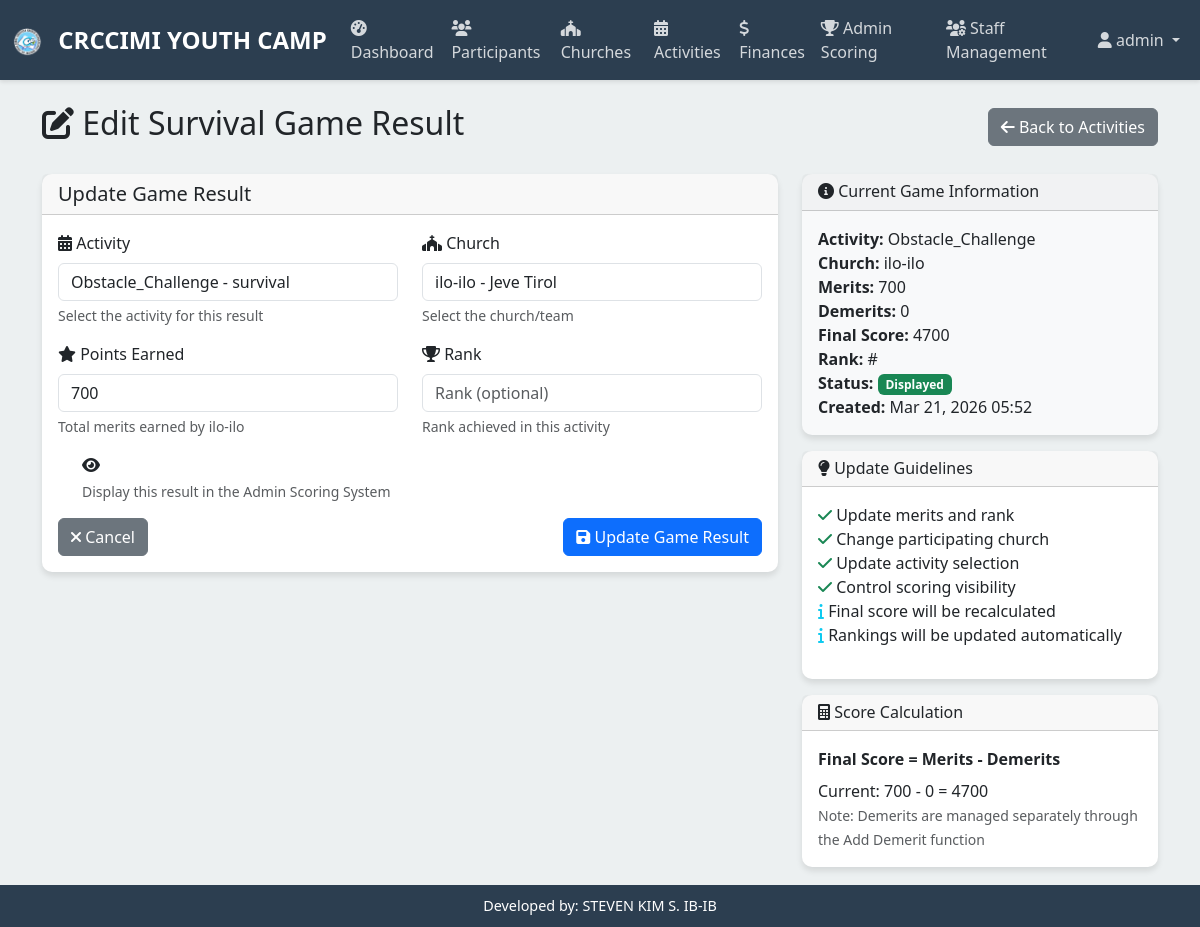
Screenshot of /activities/edit-survival-game/7/ (signed in) with the database file from the repository.
### youthcamp/models.py (models this page shows, shortened)
class SurvivalGameResult(models.Model):
    activity = models.ForeignKey(Activity, on_delete=models.CASCADE)
    church = models.ForeignKey(Church, on_delete=models.CASCADE)
    points_earned = models.PositiveIntegerField(default=0)
    rank = models.PositiveIntegerField(null=True, blank=True)
    display_in_scoring = models.BooleanField(default=False)
    created_at = models.DateTimeField(auto_now_add=True)
    updated_at = models.DateTimeField(auto_now=True)
    @property
    def total_demerits(self):
        return self.demerits.aggregate(total=models.Sum('points'))['total'] or 0
    @property
    def total_merits(self):
        return self.merits.aggregate(total=models.Sum('points'))['total'] or 0
    @property
    def final_score(self):
        return (self.points_earned + self.total_merits) - self.total_demerits

class Church(models.Model):
    name = models.CharField(max_length=200)
    host_pastor = models.CharField(max_length=200)
    created_at = models.DateTimeField(auto_now_add=True)
    updated_at = models.DateTimeField(auto_now=True)
    def __str__(self):
        return f"{self.name} - {self.host_pastor}"

class Activity(models.Model):
    ACTIVITY_TYPES = [
        ('vs_sports', 'VS Sports Game'),
        ('survival', 'Survival Game'),
    ]
    GAME_CHOICES = [
        ('basketball', 'Basketball'),
        ('volleyball', 'Volleyball'),
        ('soccer', 'Soccer'),
        ('badminton', 'Badminton'),
        ('obstacle_challenge', 'Obstacle Challenge'),
        ('team_survival', 'Team Survival'),
        ('scavenger_hunt', 'Scavenger Hunt'),
        ('relay_race', 'Relay Race'),
    ]
    name = models.CharField(max_length=200)
    activity_type = models.CharField(max_length=20, choices=ACTIVITY_TYPES)
    game_type = models.CharField(max_length=50, choices=GAME_CHOICES)
    description = models.TextField(blank=True)
    created_at = models.DateTimeField(auto_now_add=True)
    created_by = models.ForeignKey('auth.User', on_delete=models.SET_NULL, null=True, blank=True)
    def __str__(self):
        return f"{self.game_type.title()} - {self.name}"

### youthcamp/views.py (the view)
# urls.py: path('activities/edit-survival-game/<int:result_id>/', views.edit_survival_game_view, name='edit_survival_game'),
@login_required
def edit_survival_game_view(request, result_id):
    if not request.user.is_staff and not request.user.is_superuser:
        messages.error(request, 'You do not have permission to edit game results.')
        return redirect('activities')
    result = get_object_or_404(SurvivalGameResult, id=result_id)
    if request.method == 'POST':
        form = SurvivalGameResultForm(request.POST, instance=result)
        if form.is_valid():
            updated_result = form.save()
            messages.success(request, f'Survival Game result for "{updated_result.activity.game_type.title}" has been updated successfully!')
            return redirect('activities')
        else:
            messages.error(request, 'Please correct the errors below.')
    else:
        form = SurvivalGameResultForm(instance=result)
    return render(request, 'edit_survival_game.html', {'form': form, 'result': result, 'user': request.user})

### youthcamp/forms.py
class SurvivalGameResultForm(forms.ModelForm):
    class Meta:
        model = SurvivalGameResult
        fields = ['activity', 'church', 'points_earned', 'rank']
        widgets = {
            'activity': forms.Select(attrs={
                'class': 'form-control'
            }),
            'church': forms.Select(attrs={
                'class': 'form-control'
            }),
            'points_earned': forms.NumberInput(attrs={
                'class': 'form-control',
                'placeholder': 'Points Earned',
                'min': '0'
            }),
            'rank': forms.NumberInput(attrs={
                'class': 'form-control',
                'placeholder': 'Rank (optional)',
                'min': '1'
            }),
        }
    def __init__(self, *args, **kwargs):
        super().__init__(*args, **kwargs)
        self.fields['activity'].label = 'Activity'
        self.fields['church'].label = 'Church'
        self.fields['points_earned'].label = 'Points Earned'
        self.fields['rank'].label = 'Rank'
        self.fields['church'].queryset = Church.objects.all()
        self.fields['activity'].queryset = Activity.objects.filter(activity_type='survival')

### templates/edit_survival_game.html (shortened to what this page needs)
{% extends 'base.html' %}
{% block content %}
<div class="container mt-4">
    <div class="row">
        <div class="col-12">
            <div class="d-flex justify-content-between align-items-center mb-4">
                <h2>
                    <i class="fas fa-edit"></i> Edit Survival Game Result
                </h2>
                <a href="{% url 'activities' %}" class="btn btn-secondary">
                    <i class="fas fa-arrow-left"></i> Back to Activities
                </a>
            </div>
        </div>
    </div>
    <div class="row">
        <div class="col-md-8">
            <div class="card">
                <div class="card-header">
                    <h5 class="mb-0">Update Game Result</h5>
                </div>
                <div class="card-body">
                    <form method="post">
                        <div class="row">
                            <div class="col-md-6">
                                <div class="form-group mb-3">
                                    <label for="{{ form.activity.id_for_label }}" class="form-label">
                                        <i class="fas fa-calendar-alt"></i> {{ form.activity.label }}
                                    </label>
                                    {{ form.activity }}
                                    <div class="form-text">Select the activity for this result</div>
                                </div>
                            </div>
                            <div class="col-md-6">
                                <div class="form-group mb-3">
                                    <label for="{{ form.church.id_for_label }}" class="form-label">
                                        <i class="fas fa-church"></i> {{ form.church.label }}
                                    </label>
                                    {{ form.church }}
                                    <div class="form-text">Select the church/team</div>
                                </div>
                            </div>
                        </div>
                        <div class="row">
                            <div class="col-md-6">
                                <div class="form-group mb-3">
                                    <label for="{{ form.points_earned.id_for_label }}" class="form-label">
                                        <i class="fas fa-star"></i> {{ form.points_earned.label }}
                                    </label>
                                    {{ form.points_earned }}
                                    <div class="form-text">Total merits earned by {{ result.church.name }}</div>
                                </div>
                            </div>
                            <div class="col-md-6">
                                <div class="form-group mb-3">
                                    <label for="{{ form.rank.id_for_label }}" class="form-label">
                                        <i class="fas fa-trophy"></i> {{ form.rank.label }}
                                    </label>
                                    {{ form.rank }}
                                    <div class="form-text">Rank achieved in this activity</div>
                                </div>
                            </div>
                        </div>
                        <div class="form-check mb-3">
                            <label class="form-check-label" for="{{ form.display_in_scoring.id_for_label }}">
                                <i class="fas fa-eye"></i> {{ form.display_in_scoring.label }}
                            </label>
                            <div class="form-text">Display this result in the Admin Scoring System</div>
                        </div>
                        <div class="d-flex justify-content-between">
                            <a href="{% url 'activities' %}" class="btn btn-secondary">
                                <i class="fas fa-times"></i> Cancel
                            </a>
                            <button type="submit" class="btn btn-primary">
                                <i class="fas fa-save"></i> Update Game Result
                            </button>
                        </div>
                    </form>
                </div>
            </div>
        </div>
        <div class="col-md-4">
            <div class="card bg-light">
                <div class="card-header">
                    <h6 class="mb-0">
                        <i class="fas fa-info-circle"></i> Current Game Information
                    </h6>
                </div>
                <div class="card-body">
                    <ul class="list-unstyled mb-0">
                        <li><strong>Activity:</strong> {{ result.activity.game_type.title }}</li>
                        <li><strong>Church:</strong> {{ result.church.name }}</li>
                        <li><strong>Merits:</strong> {{ result.points_earned }}</li>
                        <li><strong>Demerits:</strong> {{ result.total_demerits }}</li>
                        <li><strong>Final Score:</strong> {{ result.final_score }}</li>
                        <li><strong>Rank:</strong> #{{ result.calculated_rank }}</li>
                        <li><strong>Status:</strong>
                            {% if result.display_in_scoring %}
                                <span class="badge bg-success">Displayed</span>
                            {% else %}
                                <span class="badge bg-secondary">Not Displayed</span>
                            {% endif %}
                        </li>
                        <li><strong>Created:</strong> {{ result.created_at|date:"M d, Y H:i" }}</li>
                    </ul>
                </div>
            </div>
            <div class="card mt-3">
                <div class="card-header">
                    <h6 class="mb-0">
                        <i class="fas fa-lightbulb"></i> Update Guidelines
                    </h6>
                </div>
                <div class="card-body">
                    <ul class="list-unstyled">
                        <li><i class="fas fa-check text-success"></i> Update merits and rank</li>
                        <li><i class="fas fa-check text-success"></i> Change participating church</li>
                        <li><i class="fas fa-check text-success"></i> Update activity selection</li>
                        <li><i class="fas fa-check text-success"></i> Control scoring visibility</li>
                        <li><i class="fas fa-info text-info"></i> Final score will be recalculated</li>
                        <li><i class="fas fa-info text-info"></i> Rankings will be updated automatically</li>
                    </ul>
                </div>
            </div>
            <div class="card mt-3">
                <div class="card-header">
                    <h6 class="mb-0">
                        <i class="fas fa-calculator"></i> Score Calculation
                    </h6>
                </div>
                <div class="card-body">
                    <p class="mb-2"><strong>Final Score = Merits - Demerits</strong></p>
                    <p class="mb-0">Current: {{ result.points_earned }} - {{ result.total_demerits }} = {{ result.final_score }}</p>
                    <small class="text-muted">Note: Demerits are managed separately through the Add Demerit function</small>
                </div>
            </div>
        </div>
    </div>
</div>
{% endblock %}

### templates/base.html (shortened to what this page needs)
<!DOCTYPE html>
<html lang="en">
<head>
    <link href="https://cdn.jsdelivr.net/npm/bootstrap@5.3.0/dist/css/bootstrap.min.css" rel="stylesheet">
    <link href="https://cdnjs.cloudflare.com/ajax/libs/font-awesome/6.0.0/css/all.min.css" rel="stylesheet">
</head>
<body>
    {% if user.is_authenticated %}
    <nav class="navbar navbar-expand-lg navbar-custom">
        <div class="container-fluid">
            <span class="navbar-brand">
                <img src="/static/logo.png" alt="CRCCIMI YOUTH CAMP Logo" style="height: 30px; width: auto; margin-right: 10px;">
                CRCCIMI YOUTH CAMP
            </span>
            <div class="collapse navbar-collapse" id="navbarNav">
                <ul class="navbar-nav me-auto">
                    <li class="nav-item">
                        <a class="nav-link" href="{% url 'dashboard' %}">
                            <i class="fas fa-tachometer-alt"></i> Dashboard
                        </a>
                    </li>
                    <li class="nav-item">
                        <a class="nav-link" href="{% url 'participants' %}">
                            <i class="fas fa-users"></i> Participants
                        </a>
                    </li>
                    <li class="nav-item">
                        <a class="nav-link" href="{% url 'churches' %}">
                            <i class="fas fa-church"></i> Churches
                        </a>
                    </li>
                    <li class="nav-item">
                        <a class="nav-link" href="{% url 'activities' %}">
                            <i class="fas fa-calendar-alt"></i> Activities
                        </a>
                    </li>
                    <li class="nav-item">
                        <a class="nav-link" href="{% url 'finances' %}">
                            <i class="fas fa-dollar-sign"></i> Finances
                        </a>
                    </li>
                    {% if user.is_staff or user.is_superuser %}
                    <li class="nav-item">
                        <a class="nav-link" href="{% url 'admin_scoring' %}">
                            <i class="fas fa-trophy"></i> Admin Scoring
                        </a>
                    </li>
                    {% endif %}
                    {% if user.is_superuser %}
                    <li class="nav-item">
                        <a class="nav-link" href="{% url 'staff_management' %}">
                            <i class="fas fa-users-cog"></i> Staff Management
                        </a>
                    </li>
                    {% endif %}
                </ul>
                <ul class="navbar-nav">
                    <li class="nav-item dropdown">
                        <a class="nav-link dropdown-toggle" href="#" id="navbarDropdown" role="button" data-bs-toggle="dropdown">
                            <i class="fas fa-user"></i> {{ user.username }}
                        </a>
                    </li>
                </ul>
            </div>
        </div>
    </nav>
    {% endif %}
    <div class="main-content">
        {% block content %}{% endblock %}
    </div>
    {% if user.is_authenticated %}
    <div class="footer-credit">
        Developed by: STEVEN KIM S. IB-IB
    </div>
    {% endif %}
</body>
</html>

### templates/base.html (style rules this page uses)
:root { --primary-color: #2c3e50; --secondary-color: #3498db; --accent-color: #e74c3c; --success-color: #27ae60; --light-bg: #ecf0f1; }
body { font-family: 'Segoe UI', Tahoma, Geneva, Verdana, sans-serif; background-color: var(--light-bg); margin: 0; padding: 0; }
.navbar-custom { background-color: var(--primary-color); box-shadow: 0 2px 4px rgba(0,0,0,0.1); }
.navbar-brand { font-weight: bold; color: white !important; font-size: 1.5rem; }
.nav-link { color: rgba(255,255,255,0.8) !important; transition: color 0.3s ease; }
.card { border: none; border-radius: 10px; box-shadow: 0 4px 6px rgba(0,0,0,0.1); transition: transform 0.3s ease; }
.footer-credit { background-color: var(--primary-color); color: white; text-align: center; padding: 10px; position: fixed; bottom: 0; width: 100%; font-size: 0.9rem; }
.main-content { padding-bottom: 60px; }

### rows the page displays
SurvivalGameResult: activity "Obstacle_Challenge - survival", church "ilo-ilo - Jeve Tirol", points_earned "700", church.name "ilo-ilo", activity.game_type "Obstacle_Challenge", total_demerits "0", final_score "4700", created_at "Mar 21, 2026 05:52"

### other values shown
{{ user.username }} "admin"
